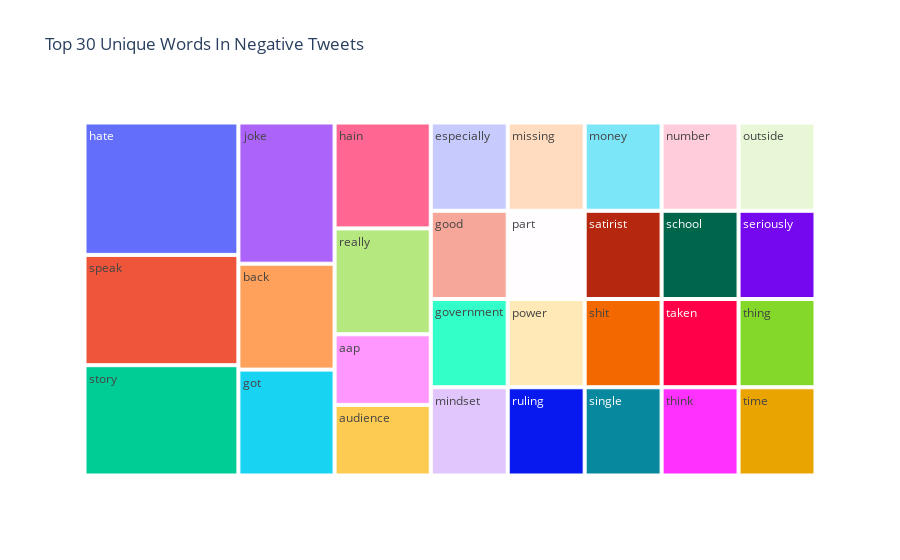
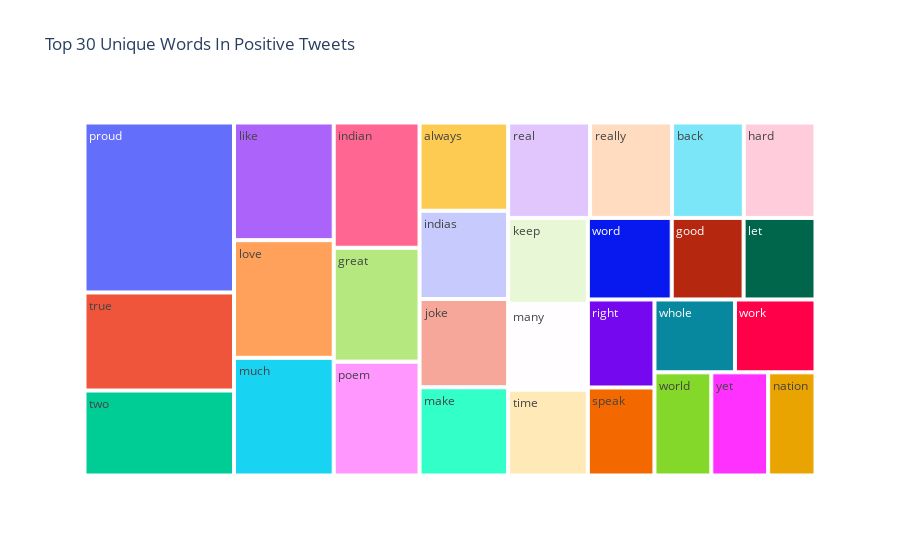
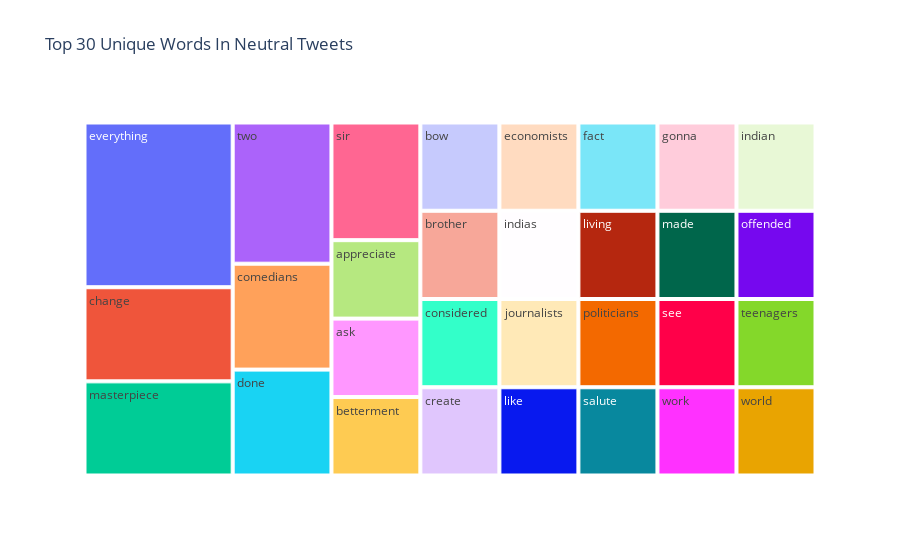

The cell these charts' notebook holds for them, in order:
### Code cell
common=set(all_positive_words).intersection(set(all_negative_words)).intersection(set(all_neutral_words))
common_list=list(common)

common_words=all_negative_words.value_counts().drop(labels=common_list)[:30].rename_axis('Common Negative Words').reset_index(name='count')
fig = px.treemap(common_words, path=['Common Negative Words'], values='count',title='Top 30 Unique Words In Negative Tweets')
fig.show()
common_words=all_positive_words.value_counts().drop(labels=common_list)[:30].rename_axis('Common Positive Words').reset_index(name='count')
fig = px.treemap(common_words, path=['Common Positive Words'], values='count',title='Top 30 Unique Words In Positive Tweets')
fig.show()
common_words=all_neutral_words.value_counts().drop(labels=common_list)[:30].rename_axis('Common Neutral Words').reset_index(name='count')
fig = px.treemap(common_words, path=['Common Neutral Words'], values='count',title='Top 30 Unique Words In Neutral Tweets')
fig.show()

### Figure 1 — Plotly figure (JSON) as saved in the notebook; plotly's stock layout.template omitted (floating-point values rounded to 4 significant figures)
{"data": [{"branchvalues": "total", "domain": {"x": [0, 1], "y": [0, 1]}, "hovertemplate": "labels=%{label}<br>count=%{value}<br>parent=%{parent}<br>id=%{id}<extra></extra>", "ids": ["aap", "audience", "back", "especially", "good", "got", "government", "hain", "hate", "joke", "mindset", "missing", "money", "number", "outside", "part", "power", "really", "ruling", "satirist", "school", "seriously", "shit", "single", "speak", "story", "taken", "thing", "think", "time"], "labels": ["aap", "audience", "back", "especially", "good", "got", "government", "hain", "hate", "joke", "mindset", "missing", "money", "number", "outside", "part", "power", "really", "ruling", "satirist", "school", "seriously", "shit", "single", "speak", "story", "taken", "thing", "think", "time"], "name": "", "parents": ["", "", "", "", "", "", "", "", "", "", "", "", "", "", "", "", "", "", "", "", "", "", "", "", "", "", "", "", "", ""], "type": "treemap", "values": [2, 2, 3, 2, 2, 3, 2, 3, 6, 4, 2, 2, 2, 2, 2, 2, 2, 3, 2, 2, 2, 2, 2, 2, 5, 5, 2, 2, 2, 2]}], "layout": {"legend": {"tracegroupgap": 0}, "title": {"text": "Top 30 Unique Words In Negative Tweets"}}}

### Figure 2 — Plotly figure (JSON) as saved in the notebook; plotly's stock layout.template omitted (floating-point values rounded to 4 significant figures)
{"data": [{"branchvalues": "total", "domain": {"x": [0, 1], "y": [0, 1]}, "hovertemplate": "labels=%{label}<br>count=%{value}<br>parent=%{parent}<br>id=%{id}<extra></extra>", "ids": ["always", "back", "good", "great", "hard", "indian", "indias", "joke", "keep", "let", "like", "love", "make", "many", "much", "nation", "poem", "proud", "real", "really", "right", "speak", "time", "true", "two", "whole", "word", "work", "world", "yet"], "labels": ["always", "back", "good", "great", "hard", "indian", "indias", "joke", "keep", "let", "like", "love", "make", "many", "much", "nation", "poem", "proud", "real", "really", "right", "speak", "time", "true", "two", "whole", "word", "work", "world", "yet"], "name": "", "parents": ["", "", "", "", "", "", "", "", "", "", "", "", "", "", "", "", "", "", "", "", "", "", "", "", "", "", "", "", "", ""], "type": "treemap", "values": [8, 7, 6, 10, 7, 11, 8, 8, 7, 6, 12, 12, 8, 7, 12, 5, 10, 26, 8, 8, 6, 6, 7, 15, 13, 6, 7, 6, 6, 6]}], "layout": {"legend": {"tracegroupgap": 0}, "title": {"text": "Top 30 Unique Words In Positive Tweets"}}}

### Figure 3 — Plotly figure (JSON) as saved in the notebook; plotly's stock layout.template omitted (floating-point values rounded to 4 significant figures)
{"data": [{"branchvalues": "total", "domain": {"x": [0, 1], "y": [0, 1]}, "hovertemplate": "labels=%{label}<br>count=%{value}<br>parent=%{parent}<br>id=%{id}<extra></extra>", "ids": ["appreciate", "ask", "betterment", "bow", "brother", "change", "comedians", "considered", "create", "done", "economists", "everything", "fact", "gonna", "indian", "indias", "journalists", "like", "living", "made", "masterpiece", "offended", "politicians", "salute", "see", "sir", "teenagers", "two", "work", "world"], "labels": ["appreciate", "ask", "betterment", "bow", "brother", "change", "comedians", "considered", "create", "done", "economists", "everything", "fact", "gonna", "indian", "indias", "journalists", "like", "living", "made", "masterpiece", "offended", "politicians", "salute", "see", "sir", "teenagers", "two", "work", "world"], "name": "", "parents": ["", "", "", "", "", "", "", "", "", "", "", "", "", "", "", "", "", "", "", "", "", "", "", "", "", "", "", "", "", ""], "type": "treemap", "values": [2, 2, 2, 2, 2, 4, 3, 2, 2, 3, 2, 7, 2, 2, 2, 2, 2, 2, 2, 2, 4, 2, 2, 2, 2, 3, 2, 4, 2, 2]}], "layout": {"legend": {"tracegroupgap": 0}, "title": {"text": "Top 30 Unique Words In Neutral Tweets"}}}
